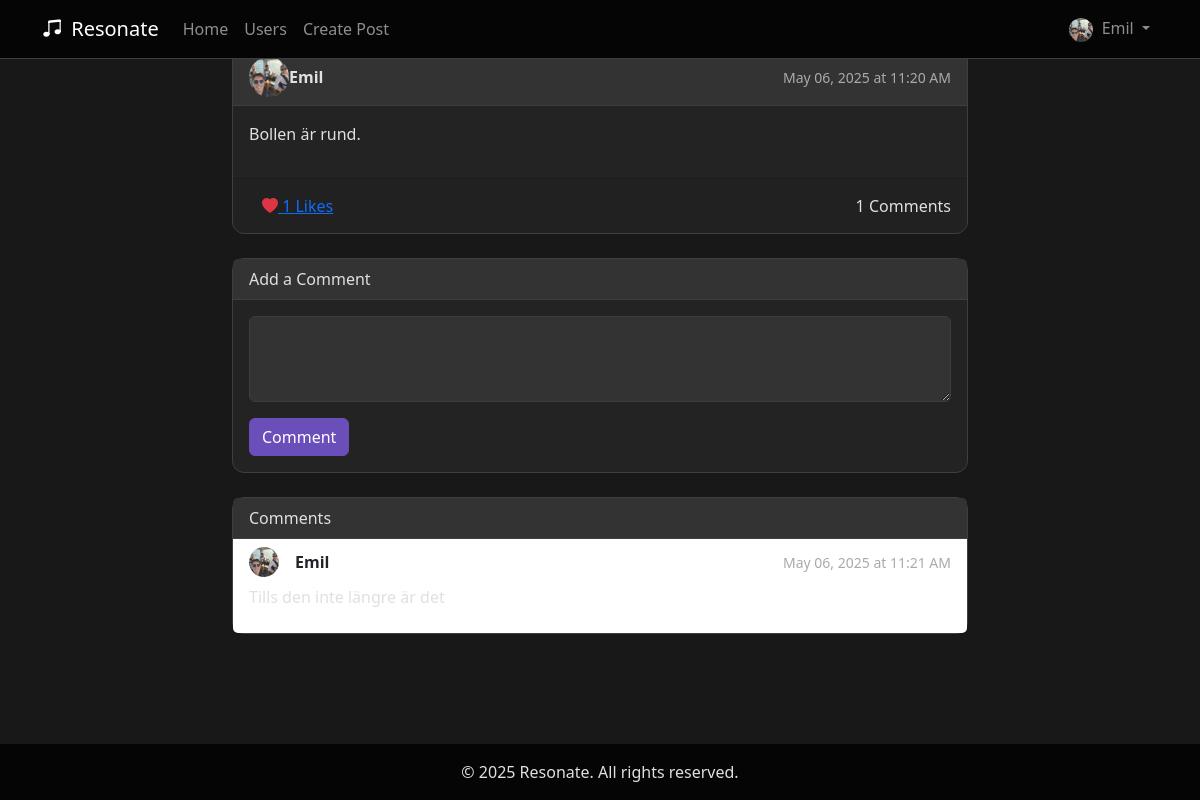
The app's page /post/21120efe-28d7-488e-8c7d-b004b517f70c (signed in) with its own data.
### app.py (models this page shows, shortened)
class User(UserMixin, db.Model):
    __tablename__ = 'users'
    userId = db.Column(db.String(36), primary_key=True, default=lambda: str(uuid.uuid4()))
    username = db.Column(db.String(80), nullable=False)
    email = db.Column(db.String(120), unique=True, nullable=False)
    password = db.Column(db.String(128))
    profilePicture = db.Column(db.String, nullable=True, default='default.jpg')
    favoriteGenres = db.Column(db.String, nullable=True)
    createdAt = db.Column(db.DateTime, default=datetime.utcnow)
    spotify_access_token = db.Column(db.String(255), nullable=True)
    spotify_refresh_token = db.Column(db.String(255), nullable=True)
    spotify_user_id = db.Column(db.String(255), nullable=True)
    spotify_token_expiry = db.Column(db.DateTime, nullable=True)
    bio = db.Column(db.Text, nullable=True)
    sotd_title = db.Column(db.String(200), nullable=True)
    sotd_artist = db.Column(db.String(200), nullable=True)
    song_picture = db.Column(db.String(200), nullable=True)
    favorite_songs = db.Column(db.String, nullable=True)
    _followers = db.relationship(
        'User',
        secondary='followers',
        primaryjoin='User.userId==followers.c.followerId',
        secondaryjoin='User.userId==followers.c.followingId',
        backref='following'
    )
    def followers(self):
        return db.session.query(User).join(
            followers,
            (followers.c.followerId == User.userId)
        ).filter(followers.c.followingId == self.userId)

class Post(db.Model):
    __tablename__ = 'posts'
    postId = db.Column(db.String(36), primary_key=True, default=lambda: str(uuid.uuid4()))
    userId = db.Column(db.String(36), db.ForeignKey('users.userId'), nullable=False)
    content = db.Column(db.Text, nullable=False)
    created_at = db.Column(db.DateTime, default=datetime.utcnow)
    user = db.relationship('User', backref=db.backref('posts', lazy='dynamic'))
    likes = db.relationship('Like', primaryjoin='Post.postId==Like.postId',
                            backref='post', lazy='dynamic')
    comments = db.relationship('Comment', primaryjoin='Post.postId==Comment.postId',
                               backref='post', lazy='dynamic')

class Comment(db.Model):
    __tablename__ = 'comments'
    commentId = db.Column(db.String(36), primary_key=True, default=lambda: str(uuid.uuid4()))
    userId = db.Column(db.String(36), db.ForeignKey('users.userId'), nullable=False)
    postId = db.Column(db.String(36), db.ForeignKey('posts.postId'), nullable=False)
    content = db.Column(db.Text, nullable=False)
    created_at = db.Column(db.DateTime, default=datetime.utcnow)
    user = db.relationship('User', backref='comments')

### app.py (the view)
@app.route('/post/<post_id>')
def view_post(post_id):
    post = Post.query.get_or_404(post_id)
    return render_template('view_post.html', post=post, Comment=Comment, user=post.user)

### app.py (called while the page is built)
def add_methods_to_user_model(User):
    def has_liked_post(self, post):
        return Like.query.filter_by(userId=self.userId, postId=post.postId).first() is not None
    User.has_liked_post = has_liked_post
    return User

@login_manager.user_loader
def load_user(user_id):
    return db.session.get(User, user_id)

### templates/view_post.html (shortened to what this page needs)
{% extends "base.html" %}
{% block content %}
<div class="container">
    <div class="row justify-content-center">
        <div class="col-md-8">
            <div class="card mb-4">
                <div class="card-header d-flex justify-content-between align-items-center">
                    <div class="d-flex align-items-center">
                        <img src="{{ url_for('static', filename='profile_pics/' + user.profilePicture) }}"
                            class="profile-pic-small rounded-circle"
                            alt="{{ user.username }}'s profile picture">
                        <strong>{{ post.user.username }}</strong>
                    </div>
                    <small class="text-muted">{{ post.created_at.strftime('%B %d, %Y at %I:%M %p') }}</small>
                </div>
                <div class="card-body">
                    <p>{{ post.content }}</p>
                </div>
                <div class="card-footer">
                    <div class="d-flex justify-content-between align-items-center">
                        <form method="POST" action="{{ url_for('like_post', post_id=post.postId) }}" class="d-inline">
                            <button type="submit" class="btn btn-link">
                                {% if current_user.is_authenticated and current_user.has_liked_post(post) %}
                                    <i class="bi bi-heart-fill text-danger"></i>
                                {% else %}
                                    <i class="bi bi-heart text-muted"></i>
                                {% endif %}
                                {{ post.likes.count() }} Likes
                            </button>
                        </form>
                        <span>{{ post.comments.count() }} Comments</span>
                    </div>
                </div>
            </div>
            {% if current_user.is_authenticated %}
            <div class="card mb-4">
                <div class="card-header">Add a Comment</div>
                <div class="card-body">
                    <form method="POST" action="{{ url_for('add_comment', post_id=post.postId) }}">
                        <div class="mb-3">
                            <textarea class="form-control" name="content" rows="3" required></textarea>
                        </div>
                        <button type="submit" class="btn btn-primary">Comment</button>
                    </form>
                </div>
            </div>
            {% endif %}
            <div class="card">
                <div class="card-header">Comments</div>
                <ul class="list-group list-group-flush">
                    {% for comment in post.comments %}
                    <li class="list-group-item">
                        <div class="d-flex justify-content-between align-items-center">
                            <div class="d-flex align-items-center">
                                <img src="{{ url_for('static', filename='profile_pics/' + comment.user.profilePicture) }}"
                                     class="rounded-circle me-3" style="width: 30px; height: 30px; object-fit: cover;">
                                <strong>{{ comment.user.username }}</strong>
                            </div>
                            <small class="text-muted">{{ comment.created_at.strftime('%B %d, %Y at %I:%M %p') }}</small>
                        </div>
                        <p class="mt-2">{{ comment.content }}</p>
                    </li>
                    {% endfor %}
                </ul>
            </div>
        </div>
    </div>
</div>
{% endblock %}

### templates/base.html (shortened to what this page needs)
<!DOCTYPE html>
<html lang="en">
<head>
    <link href="https://cdn.jsdelivr.net/npm/bootstrap@5.2.3/dist/css/bootstrap.min.css" rel="stylesheet">
    <link rel="stylesheet" href="https://cdn.jsdelivr.net/npm/bootstrap-icons@1.10.3/font/bootstrap-icons.css">
</head>
<body>
    <nav class="navbar navbar-expand-lg navbar-dark bg-primary fixed-top">
        <div class="container">
            <a class="navbar-brand" href="{{ url_for('index') }}">
                <i class="bi bi-music-note-beamed me-1"></i> Resonate
            </a>
            <div class="collapse navbar-collapse" id="navbarNav">
                <ul class="navbar-nav me-auto">
                    <li class="nav-item">
                        <a class="nav-link" href="{{ url_for('index') }}">Home</a>
                    </li>
                    <li class="nav-item">
                        <a class="nav-link" href="{{ url_for('users') }}">Users</a>
                    </li>
                    {% if current_user.is_authenticated %}
                    <li class="nav-item">
                        <a class="nav-link" href="{{ url_for('create_post') }}">Create Post</a>
                    </li>
                    {% endif %}
                </ul>
                <ul class="navbar-nav ms-auto">
                    {% if current_user.is_authenticated %}
                    <li class="nav-item dropdown">
                        <a class="nav-link dropdown-toggle" href="#" role="button" data-bs-toggle="dropdown">
                            <img src="{{ url_for('static', filename='profile_pics/' + current_user.profilePicture) }}"
                                 class="rounded-circle me-1" style="width: 24px; height: 24px; object-fit: cover;">
                            {{ current_user.username }}
                        </a>
                    </li>
                    {% endif %}
                </ul>
            </div>
        </div>
    </nav>
    <main class="py-5">
        {% block content %}{% endblock %}
    </main>
    <footer class="footer text-center">
        <div class="container">
            <p class="mb-0">&copy; 2025 Resonate. All rights reserved.</p>
        </div>
    </footer>
</body>
</html>

### templates/base.html (style rules this page uses)
:root { --bg-primary: #181818; --bg-secondary: #232323; --bg-tertiary: #333333; --accent-primary: #6a4fbb; --accent-secondary: #a45dff; --accent-tertiary: #c4a8d6; --text-primary: #e0e0e0; --text-secondary: #aaaaaa; --text-muted: #888888; --border-color: #3f3f3f; --glow-effect: 0 0 8px rgba(164, 93, 255, 0.7), 0 0 16px rgba(164, 93, 255, 0.4); }
html, body { height: 100%; margin: 0; background-color: var(--bg-primary); color: var(--text-primary); }
body { display: flex; flex-direction: column; }
.profile-pic-small { width: 40px; height: 40px; object-fit: cover; border-radius: 50%; }
main { flex: 1 0 auto; padding-top: 80px; }
.navbar { background-color: #050505 !important; border-bottom: 1px solid var(--border-color); }
.card { background-color: var(--bg-secondary); border: 1px solid var(--border-color); border-radius: 12px; }
.card-header { background-color: var(--bg-tertiary); border-bottom: 1px solid var(--border-color); }
.btn-primary { background-color: var(--accent-primary); border-color: var(--accent-primary); }
.form-control, .form-select { background-color: var(--bg-tertiary); border: 1px solid var(--border-color); color: var(--text-primary); }
h1, h2, h3, h4, h5, h6, p { color: var(--text-primary); }
a { color: var(--accent-primary); }
.text-muted { color: var(--text-secondary) !important; }
.footer { flex-shrink: 0; background-color: #050505 !important; color: var(--text-secondary); width: 100%; padding: 1rem 0; }

### records on screen
User: profilePicture (picture), username "Emil", profilePicture+username (picture), user.username "Emil"
Post: created_at "May 06, 2025 at 11:20 AM", content "Bollen är rund."
Comment: profilePicture (picture), user.username "Emil", created_at "May 06, 2025 at 11:21 AM", content "Tills den inte längre är det"

### other values on screen
{{ post.likes.count() }} "1"
{{ post.comments.count() }} "1"
